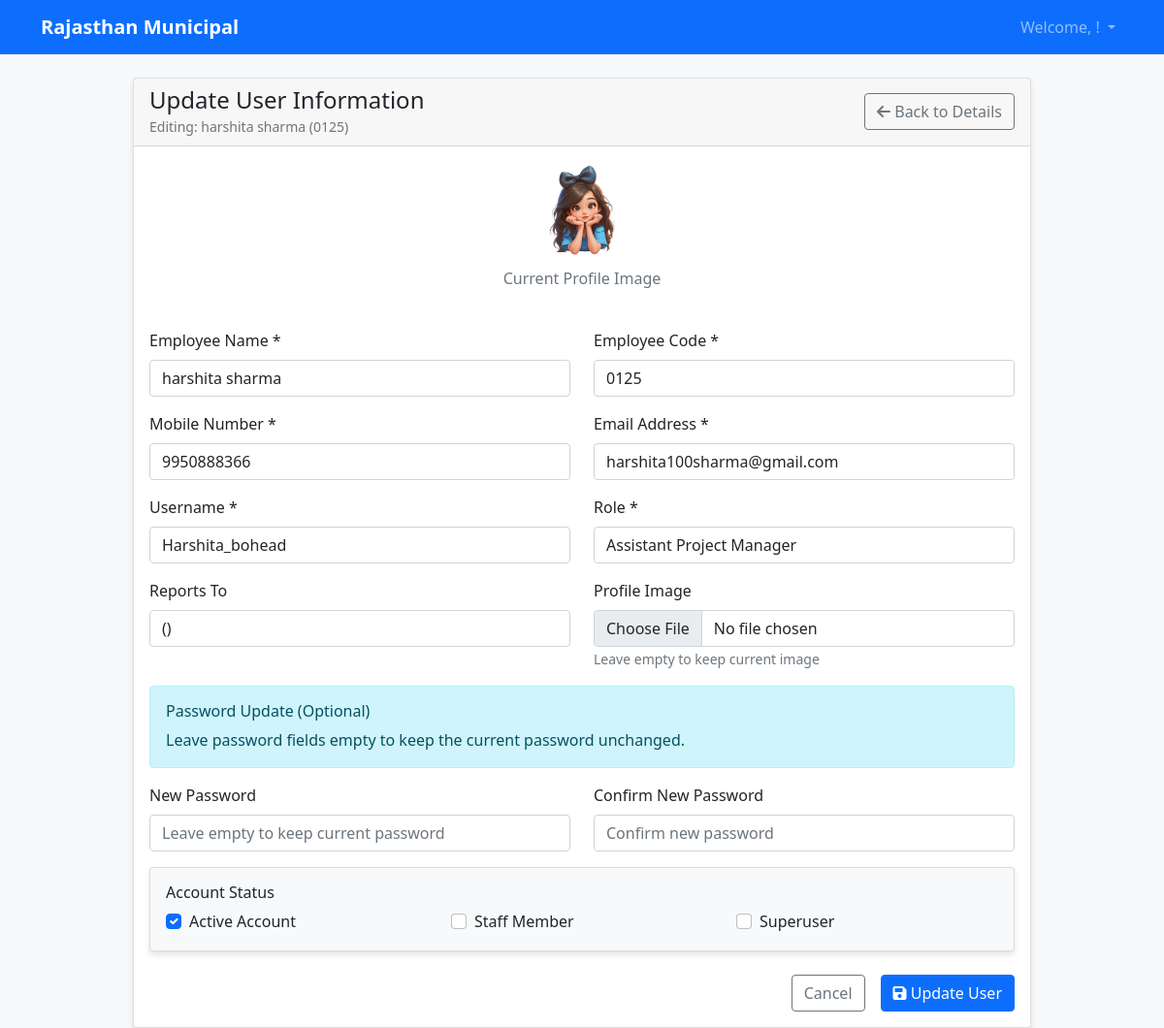
The page /users/2/update/ (signed in) on the database its author committed.
### users/models.py (models this page shows, shortened)
class CustomUser(AbstractUser):
    emp_name = models.CharField(max_length=100, verbose_name="Employee Name")
    emp_code = models.CharField(max_length=20, unique=True, verbose_name="Employee Code")
    mobile_no = models.CharField(max_length=15, verbose_name="Mobile Number")
    report_to = models.ForeignKey(
        'self',
        on_delete=models.SET_NULL,
        null=True,
        blank=True,
        verbose_name="Reports To"
    )
    image = models.ImageField(upload_to='user_images/', blank=True, null=True, verbose_name="Profile Image")
    ROLE_CHOICES = [
        ('assistant_project_manager', 'Assistant Project Manager'),
        ('circle_manager', 'Circle Manager'),
        ('team_leader', 'Team Leader'),
        ('back_office_head', 'Back Office Head'),
        ('back_office', 'Back Office'),
        ('accountant', 'Accountant'),
        ('flying_officer_sspl', 'Flying Officer SSPL'),
        ('revenue_officer', 'Revenue Officer'),
        ('zone_commissioner', 'Zone Commissioner'),
        ('revenue_inspector', 'Revenue Inspector'),
        ('surveyor', 'Surveyor'),
        ('tax_collector', 'Tax Collector'),
        ('tele_caller', 'Tele Caller'),
        ('mis', 'MIS'),
        ('counter', 'Counter'),
        ('commissioner', 'Commissioner'),
        ('oswal', 'Oswal'),
        ('ulb_admin', 'ULB Admin'),
        ('qr_installer', 'QR Installer'),
        ('dc_revenue_first', 'DC Revenue First'),
        ('ro_revenue_first', 'RO Revenue First'),
        ('testt', 'TESTT'),
    ]
    role = models.CharField(
        max_length=30,
        choices=ROLE_CHOICES,
        default='back_office',
        verbose_name="Role"
    )
    first_name = models.CharField(max_length=30, blank=False)
    last_name = models.CharField(max_length=30, blank=False)
    email = models.EmailField(unique=True, blank=False)
    def __str__(self):
        return f"{self.emp_name} ({self.emp_code})"
    class Meta:
        verbose_name = "User"
        verbose_name_plural = "Users"

### users/views.py (the view)
# urls.py: path('users/<int:user_id>/update/', views.user_update_view, name='user_update'),
def user_update_view(request, user_id):
    if not request.user.is_authenticated:
        return redirect('login')
    try:
        user_to_update = CustomUser.objects.get(id=user_id)
    except CustomUser.DoesNotExist:
        messages.error(request, 'User not found.')
        return redirect('user_list')
    allowed_roles = ['commissioner', 'zone_commissioner', 'ulb_admin', 'assistant_project_manager', 'circle_manager']
    if request.user.role not in allowed_roles and not request.user.is_staff:
        messages.error(request, 'You do not have permission to update users.')
        return redirect('dashboard')
    if request.method == 'POST':
        form = CustomUserUpdateForm(request.POST, request.FILES, instance=user_to_update)
        if form.is_valid():
            form.save()
            messages.success(request, f'User {user_to_update.emp_name} updated successfully!')
            return redirect('user_detail', user_id=user_to_update.id)
        else:
            messages.error(request, 'Please correct the errors below.')
    else:
        form = CustomUserUpdateForm(instance=user_to_update)
    context = {
        'form': form,
        'user_to_update': user_to_update,
        'is_update': True,
    }
    return render(request, 'users/user_update.html', context)

### users/templates/users/user_update.html (shortened to what this page needs)
{% extends 'users/base.html' %}
{% block content %}
<div class="row justify-content-center">
    <div class="col-md-10">
        <div class="card">
            <div class="card-header d-flex justify-content-between align-items-center">
                <div>
                    <h4 class="mb-0">Update User Information</h4>
                    <small class="text-muted">Editing: {{ user_to_update.emp_name }} ({{ user_to_update.emp_code }})</small>
                </div>
                <div>
                    <a href="{% url 'user_detail' user_to_update.id %}" class="btn btn-outline-secondary">
                        <i class="fas fa-arrow-left"></i> Back to Details
                    </a>
                </div>
            </div>
            <div class="card-body">
                <form method="post" enctype="multipart/form-data">
                    {% if user_to_update.image %}
                    <div class="row mb-4">
                        <div class="col-12 text-center">
                            <div class="mb-3">
                                <img src="{{ user_to_update.image.url }}" alt="Current Profile"
                                     class="rounded-circle" style="width: 100px; height: 100px; object-fit: cover;">
                                <p class="text-muted mt-2">Current Profile Image</p>
                            </div>
                        </div>
                    </div>
                    {% endif %}
                    <div class="row">
                        <div class="col-md-6">
                            <div class="mb-3">
                                <label for="{{ form.emp_name.id_for_label }}" class="form-label">Employee Name *</label>
                                {{ form.emp_name }}
                            </div>
                        </div>
                        <div class="col-md-6">
                            <div class="mb-3">
                                <label for="{{ form.emp_code.id_for_label }}" class="form-label">Employee Code *</label>
                                {{ form.emp_code }}
                            </div>
                        </div>
                    </div>
                    <div class="row">
                        <div class="col-md-6">
                            <div class="mb-3">
                                <label for="{{ form.mobile_no.id_for_label }}" class="form-label">Mobile Number *</label>
                                {{ form.mobile_no }}
                            </div>
                        </div>
                        <div class="col-md-6">
                            <div class="mb-3">
                                <label for="{{ form.email.id_for_label }}" class="form-label">Email Address *</label>
                                {{ form.email }}
                            </div>
                        </div>
                    </div>
                    <div class="row">
                        <div class="col-md-6">
                            <div class="mb-3">
                                <label for="{{ form.username.id_for_label }}" class="form-label">Username *</label>
                                {{ form.username }}
                            </div>
                        </div>
                        <div class="col-md-6">
                            <div class="mb-3">
                                <label for="{{ form.role.id_for_label }}" class="form-label">Role *</label>
                                {{ form.role }}
                            </div>
                        </div>
                    </div>
                    <div class="row">
                        <div class="col-md-6">
                            <div class="mb-3">
                                <label for="{{ form.report_to.id_for_label }}" class="form-label">Reports To</label>
                                {{ form.report_to }}
                            </div>
                        </div>
                        <div class="col-md-6">
                            <div class="mb-3">
                                <label for="{{ form.image.id_for_label }}" class="form-label">Profile Image</label>
                                {{ form.image }}
                                <small class="form-text text-muted">Leave empty to keep current image</small>
                            </div>
                        </div>
                    </div>
                    <div class="row">
                        <div class="col-12">
                            <div class="alert alert-info">
                                <h6>Password Update (Optional)</h6>
                                <p class="mb-0">Leave password fields empty to keep the current password unchanged.</p>
                            </div>
                        </div>
                    </div>
                    <div class="row">
                        <div class="col-md-6">
                            <div class="mb-3">
                                <label for="{{ form.password1.id_for_label }}" class="form-label">New Password</label>
                                {{ form.password1 }}
                            </div>
                        </div>
                        <div class="col-md-6">
                            <div class="mb-3">
                                <label for="{{ form.password2.id_for_label }}" class="form-label">Confirm New Password</label>
                                {{ form.password2 }}
                            </div>
                        </div>
                    </div>
                    <div class="row">
                        <div class="col-12">
                            <div class="card bg-light">
                                <div class="card-body">
                                    <h6>Account Status</h6>
                                    <div class="row">
                                        <div class="col-md-4">
                                            <div class="form-check">
                                                <input type="checkbox" name="is_active" id="is_active" class="form-check-input"
                                                       {% if user_to_update.is_active %}checked{% endif %}>
                                                <label class="form-check-label" for="is_active">
                                                    Active Account
                                                </label>
                                            </div>
                                        </div>
                                        <div class="col-md-4">
                                            <div class="form-check">
                                                <input type="checkbox" name="is_staff" id="is_staff" class="form-check-input"
                                                       {% if user_to_update.is_staff %}checked{% endif %}>
                                                <label class="form-check-label" for="is_staff">
                                                    Staff Member
                                                </label>
                                            </div>
                                        </div>
                                        <div class="col-md-4">
                                            <div class="form-check">
                                                <input type="checkbox" name="is_superuser" id="is_superuser" class="form-check-input"
                                                       {% if user_to_update.is_superuser %}checked{% endif %}>
                                                <label class="form-check-label" for="is_superuser">
                                                    Superuser
                                                </label>
                                            </div>
                                        </div>
                                    </div>
                                </div>
                            </div>
                        </div>
                    </div>
                    <div class="row mt-4">
                        <div class="col-12">
                            <div class="d-grid gap-2 d-md-flex justify-content-md-end">
                                <a href="{% url 'user_detail' user_to_update.id %}" class="btn btn-outline-secondary me-md-2">
                                    Cancel
                                </a>
                                <button type="submit" class="btn btn-primary">
                                    <i class="fas fa-save"></i> Update User
                                </button>
                            </div>
                        </div>
                    </div>
                </form>
            </div>
        </div>
    </div>
</div>
<link rel="stylesheet" href="https://cdnjs.cloudflare.com/ajax/libs/font-awesome/6.0.0/css/all.min.css">
{% endblock %}

### users/templates/users/base.html (style rules this page uses)
.card { box-shadow: 0 4px 6px rgba(0, 0, 0, 0.1); }

### rows shown on the page
CustomUser: emp_name "harshita sharma", emp_code "0125", image (picture), mobile_no "9950888366", email "harshita100sharma@gmail.com", username "Harshita_bohead", role "Assistant Project Manager", report_to "()", is_active "☑"
